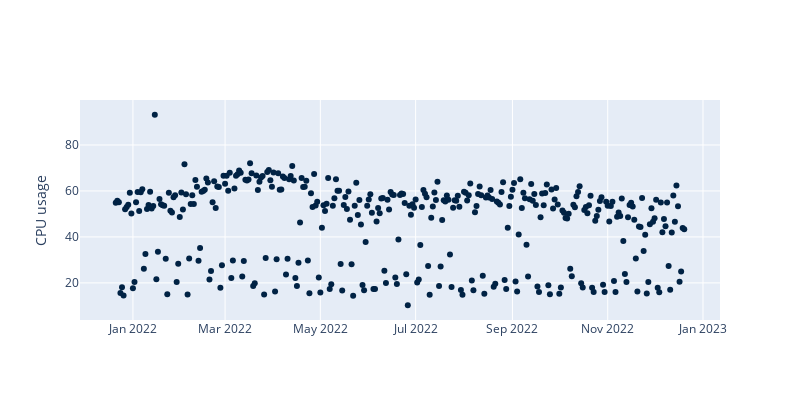

The notebook cell this image was saved under:
### Markdown cell above
### Train/test split

### Code cell
#split_date = df.ds.min().replace(year = df.ds.min().year+1)
#print(split_date)
#train, valid = df.loc[df['ds'] < split_date].copy(), df.loc[df['ds'] >= split_date].copy()

# only keep last year, take 100% for the training (no hyperparameter tuning)
train = df.tail(365).copy()
valid = pd.DataFrame({'ds':[], 'y':[]})


fig = go.Figure()
fig.add_trace(go.Scatter(x=train["ds"], y=train["y"], mode="markers", name='Training', line=dict(color='#002244')))
fig.add_trace(go.Scatter(x=valid["ds"], y=valid["y"], mode="markers", name='Validation', line=dict(color='#ff0066')))
fig.update_layout(yaxis_title='CPU usage', width=800, height=400)
fig.show()

### Figure 1 — Plotly figure (JSON) as saved in the notebook; plotly's stock layout.template omitted (floating-point values rounded to 4 significant figures; data arrays with more than 128 entries replaced by an {"elided": "..."} marker saying what was removed)
{"data": [{"line": {"color": "#002244"}, "mode": "markers", "name": "Training", "type": "scatter", "x": {"elided": "365 str values"}, "y": {"elided": "365 float values"}}, {"line": {"color": "#ff0066"}, "mode": "markers", "name": "Validation", "type": "scatter", "x": [], "y": []}], "layout": {"height": 400, "width": 800, "yaxis": {"title": {"text": "CPU usage"}}}}
